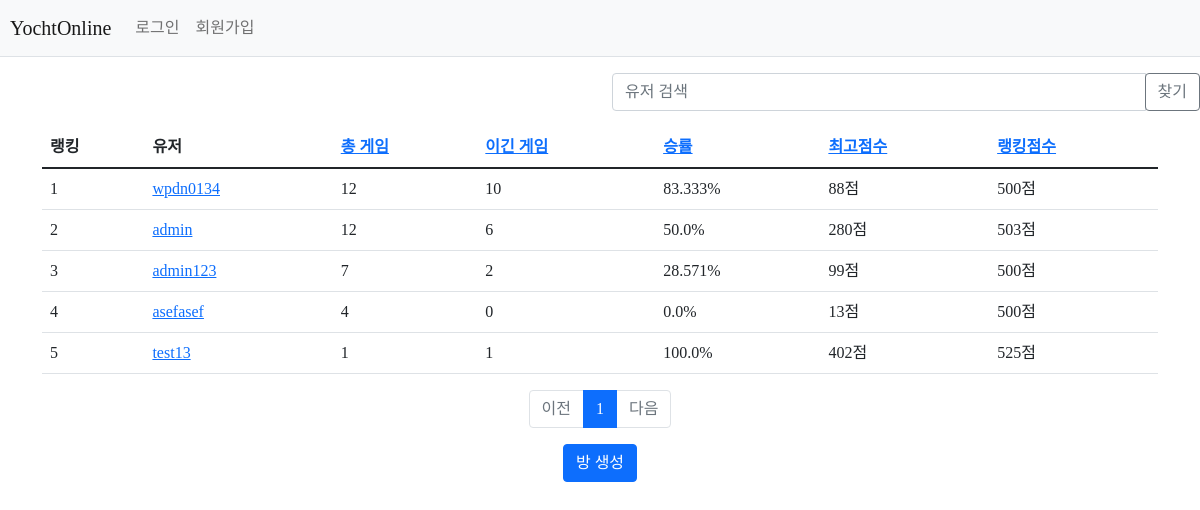
Before: /rank/ with the older database file.
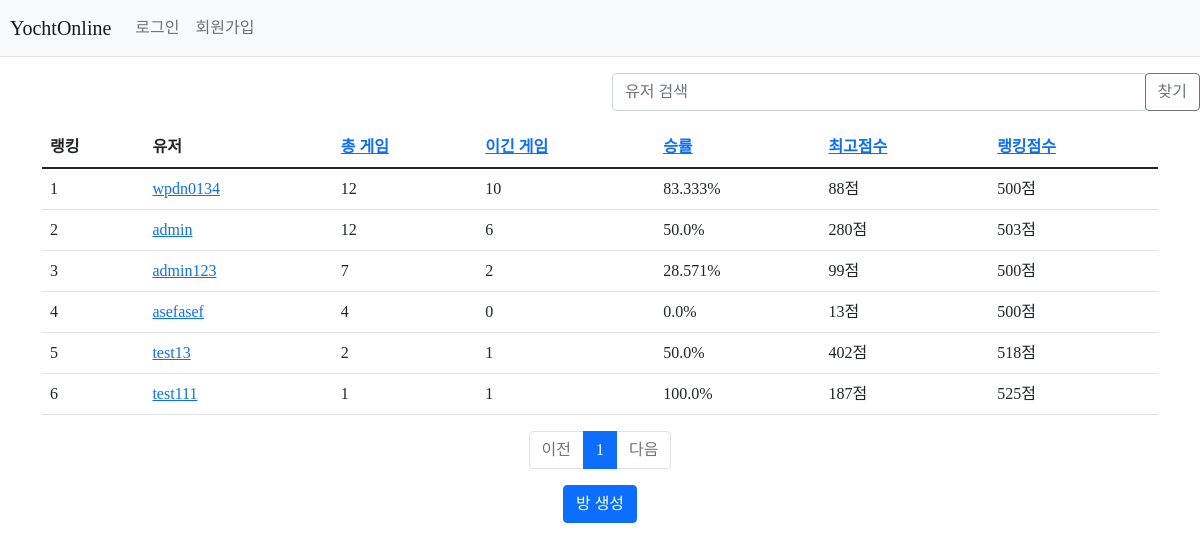
After: the same page with the newer database file.
### rank/models.py (models this page shows, shortened)
class UserRank(models.Model):
    user = models.OneToOneField(
        User,
        on_delete=models.CASCADE,
        related_name='user_rank',
    )
    total_game = models.IntegerField(default=0)
    win_game = models.IntegerField(default=0)
    lose_game = models.IntegerField(default=0)
    top_score = models.IntegerField(default=0)
    rating = models.IntegerField(default=500)
    is_winning_streak = models.IntegerField(default=0)
    top_winning_streak = models.IntegerField(default=0)

### rank/views.py (the view, shortened to what this page needs)
# urls.py: path('', views.index, name='index'),
def index(request):
    page = request.GET.get('page', '1') #페이지
    kw = request.GET.get('kw', '')  # 검색어
    user_rank_list = UserRank.objects.order_by('-total_game')
    paginator = Paginator(user_rank_list, 20) # 페이지당 10개씩 보여 주기, question_list를 페이지 객체 paginator로 변환
    page_obj = paginator.get_page(page) # 페이징 구현에 사용한 Paginator클래스, 기본적으로 다양한 속성을 가짐 P.133
    context = {'user_rank_list': page_obj}
    return render(request, 'rank/rank.html', context)

### rank/templatetags/rank_filter.py (called while the page is built)
@register.filter(name='sub')
def sub(value, arg):
    return value - arg

@register.filter(name='win_rate')
def win_rate(value, arg):
    if arg == 0:
        return value
    return round(float(value)/float(arg)*100, 3)

@register.filter(name='mul')
def mul(value, arg):
    return value * arg

### templates/rank/rank.html (shortened to what the changed rows need)
{% extends 'base.html' %}
{% load rank_filter %}
{% block content %}
    <div class="container my-3">
        <table class="table">
            <thead>
            <tr class="thead-dark">
                <th>랭킹</th>
                <th>유저</th>
                <th><a href="{% url 'rank:total_game' %}">
                    총 게임
                </a></th>
                <th><a href="{% url 'rank:win_game' %}">
                    이긴 게임
                </a></th>
                <th><a href="{% url 'rank:win_rate' %}">
                    승률
                </a></th>
                <th><a href="{% url 'rank:top_score' %}">
                    최고점수
                </a></th>
                <th><a href="{% url 'rank:rating' %}">
                    랭킹점수
                </a></th>
            </tr>
            </thead>
            <tbody>
            {% if user_rank_list %}
            {% for user_rank in user_rank_list %}
            <tr>
                <td> {{ user_rank_list.number|sub:1|mul:20|add:forloop.counter }}</td>
                <td><a href="{% url 'rank:user_status' user_rank.user %}">
                    {{ user_rank.user }}
                </a></td>
                <td>
                    {{ user_rank.total_game }}
                </td>
                <td>
                    {{ user_rank.win_game }}
                </td>
                <td>
                    {{ user_rank.win_game|win_rate:user_rank.total_game }}%
                </td>
                <td>
                    {{ user_rank.top_score }}점
                </td>
                <td>
                    {{ user_rank.rating }}점
                </td>
            </tr>
            {% endfor %}
            {% else %}
            <tr>
                <td colspan="3">유저가 존재하지 않습니다.</td>
            </tr>
            {% endif %}
            </tbody>
        </table>
        <ul class="pagination justify-content-center">
            {% for page_number in user_rank_list.paginator.page_range %}
            {% if page_number >= user_rank_list.number|add:-5 and page_number <= user_rank_list.number|add:5 %}
                {% if page_number == user_rank_list.number %}
                <li class="page-item active" aria-current="page">
                    <a href="?page={{ page_number }}" class="page-link">
                        {{ page_number }}
                    </a>
                </li>
                {% else %}
                <li class="page-item">
                    <a href="?page={{ page_number }}" class="page-link">
                        {{ page_number }}
                    </a>
                </li>
                {% endif %}
            {% endif %}
            {% endfor %}
        </ul>
    </div>
{% endblock %}

Changed rows visible on the page:
changed UserRank "test13": total_game "1" → "2"; win_game|win_rate "100.0" → "50.0"; rating "525" → "518"
added UserRank: number|sub "6", user "test111", total_game "1", win_game "1", win_game|win_rate "100.0", top_score "187", rating "525"
